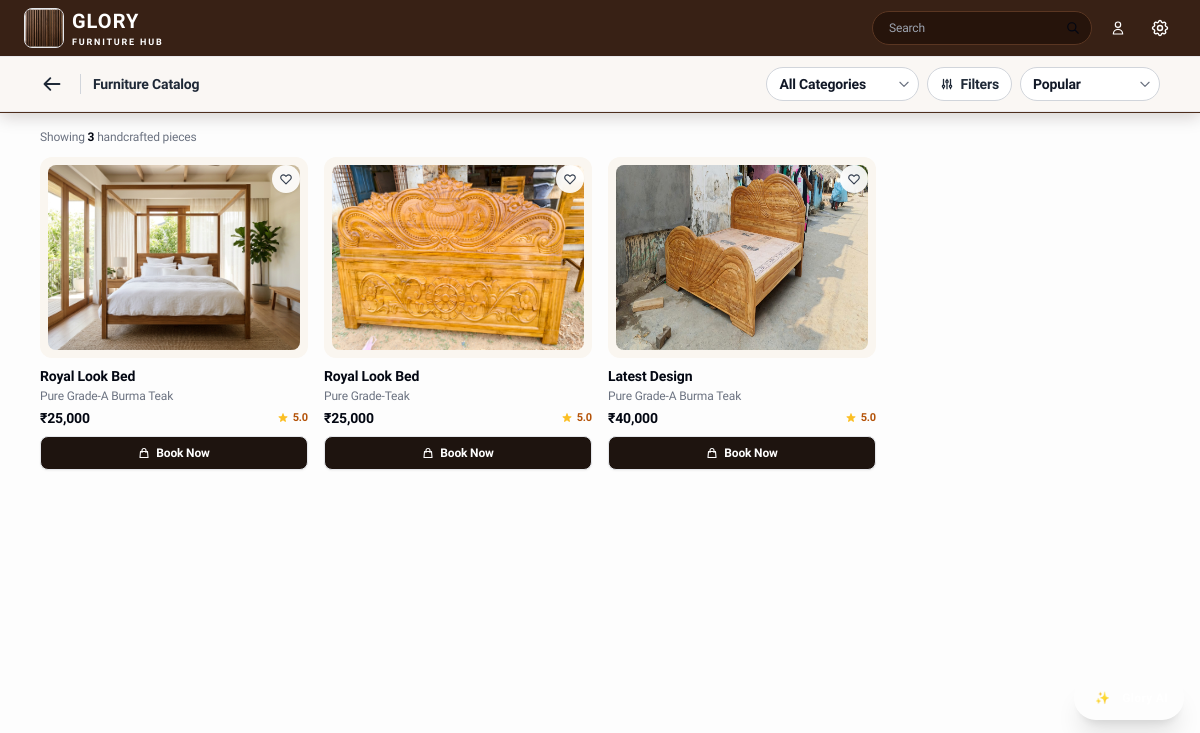
Page /catalog/ on the committed database.
### apps/store/models.py (models this page shows, shortened)
class Product(models.Model):
    STYLE_CHOICES = [
        ('Classic', 'Classic'),
        ('Modern Minimalist', 'Modern Minimalist'),
        ('Rustic', 'Rustic'),
        ('Traditional', 'Traditional'),
    ]
    name = models.CharField(max_length=250)
    slug = models.SlugField(max_length=250, unique=True, blank=True)
    category = models.ForeignKey(Category, on_delete=models.SET_NULL, null=True, blank=True, related_name='products')
    price = models.DecimalField(max_digits=12, decimal_places=2)
    in_stock = models.BooleanField(default=True)
    rating = models.DecimalField(max_digits=3, decimal_places=1, default=5.0)
    review_count = models.PositiveIntegerField(default=1)
    material = models.CharField(max_length=250, default='Solid Teak Wood')
    style = models.CharField(max_length=50, choices=STYLE_CHOICES, default='Classic')
    dimensions = models.CharField(max_length=250, default='Standard')
    lead_time = models.CharField(max_length=120, default='5 - 7 Days Delivery')
    installment_days = models.PositiveIntegerField(default=60, help_text="Total days for product completion and 3-installment payment schedule.")
    description = models.TextField(blank=True)
    finishes = models.JSONField(default=list, blank=True)
    size_variants = models.JSONField(default=list, blank=True)
    primary_image = models.CharField(max_length=500, default='')
    secondary_images = models.JSONField(default=list, blank=True)
    featured = models.BooleanField(default=False)
    new_arrival = models.BooleanField(default=False)
    created_at = models.DateTimeField(auto_now_add=True)
    class Meta:
        ordering = ['-featured', '-created_at']
    @property
    def formatted_price(self):
        val = int(self.price)
        s = str(val)
        if len(s) <= 3:
            return f"₹{s}"
        last3 = s[-3:]
        remaining = s[:-3]
        groups = []
        while len(remaining) > 2:
            groups.insert(0, remaining[-2:])
            remaining = remaining[:-2]
        if remaining:
            groups.insert(0, remaining)
        return f"₹{','.join(groups)},{last3}"

### apps/store/views.py (the view, shortened to what this page needs)
# urls.py: path('catalog/', views.catalog_view, name='catalog'),
def catalog_view(request):
    category_param = request.GET.get('category', 'All').strip()
    style_param = request.GET.get('style', 'All').strip()
    search_query = request.GET.get('search', '').strip()
    sort_by = request.GET.get('sort', 'popular').strip()
    max_price_param = request.GET.get('max_price')
    in_stock_only = request.GET.get('in_stock', 'false').lower() == 'true'
    products = Product.objects.all()
    if style_param and style_param != 'All':
        products = products.filter(style__iexact=style_param)
    max_price_val = 250000
    if in_stock_only:
        products = products.filter(in_stock=True)
    if sort_by in ['price_asc', 'price-low']:
        products = products.order_by('price')
    elif sort_by in ['price_desc', 'price-high']:
        products = products.order_by('-price')
    elif sort_by == 'rating':
        products = products.order_by('-rating')
    else: # popular / featured
        products = products.order_by('-featured', '-rating')
    categories = Category.objects.all().order_by('order', 'name')
    styles = ['All', 'Classic', 'Modern Minimalist', 'Rustic', 'Traditional']
    try:
        product_list = list(products)
        cat_list = list(categories)
        total_count = len(product_list)
    except Exception as e:
        import logging
        logging.getLogger(__name__).warning("Database query error in catalog_view: %s", e)
        product_list = []
        cat_list = []
        total_count = 0
    context = {
        'products': product_list,
        'categories': cat_list,
        'styles': styles,
        'selected_category': category_param,
        'selected_style': style_param,
        'search_query': search_query,
        'sort_by': sort_by,
        'max_price': max_price_val,
        'in_stock_only': in_stock_only,
        'total_count': total_count,
        'page_title': 'Furniture Catalog',
    }
    return render(request, 'store/catalog.html', context)

### templates/store/catalog.html (shortened to what this page needs)
{% extends 'base.html' %}
{% load static %}
{% block back_bar %}
<div class="w-full bg-[#FAF7F4] border-t border-b border-gray-200/80 px-4 sm:px-6 lg:px-10 py-2 sm:py-2.5 flex items-center justify-between shadow-2xs relative z-20 font-sans">
  <div class="flex items-center gap-3 flex-shrink-0">
    <button onclick="window.history.length > 1 ? window.history.back() : window.location.href='{% url 'home' %}';" class="p-1.5 -ml-1 rounded-full hover:bg-gray-200 text-gray-800 hover:text-gray-950 transition-colors active-tap flex items-center justify-center flex-shrink-0 cursor-pointer" aria-label="Go back" title="Go back">
      <svg class="w-5 h-5 stroke-[2.2]" fill="none" stroke="currentColor" viewBox="0 0 24 24"><path stroke-linecap="round" stroke-linejoin="round" stroke-width="2.2" d="M10 19l-7-7m0 0l7-7m-7 7h18"/></svg>
    </button>
    <span class="text-xs sm:text-sm font-bold text-gray-800 border-l border-gray-300 pl-3 leading-none">
      Furniture Catalog
    </span>
  </div>
  <div class="flex items-center gap-1.5 sm:gap-2 flex-shrink-0">
    <div class="relative">
      <select
        id="catalog-category-select"
        onchange="applyFilter('category', this.value)"
        class="appearance-none bg-white border border-gray-300 hover:border-gray-400 text-gray-900 text-xs sm:text-sm font-semibold rounded-full pl-3 pr-7 py-1.5 focus:outline-none focus:ring-2 focus:ring-gray-950 shadow-2xs cursor-pointer max-w-[125px] sm:max-w-[165px] truncate"
        aria-label="Filter by Category"
      >
        <option value="All" {% if selected_category == 'All' %}selected{% endif %}>All Categories</option>
      </select>
    </div>
    <div class="relative" id="filter-popover-container">
      <button
        type="button"
        onclick="toggleFilterPopover()"
        id="filter-popover-btn"
        class="inline-flex items-center gap-1.5 px-2.5 sm:px-3 py-1.5 rounded-full border text-xs sm:text-sm font-semibold transition-all cursor-pointer active-tap {% if selected_style != 'All' or max_price < 250000 or in_stock_only %}bg-gray-950 text-white border-gray-950 shadow-xs{% else %}bg-white hover:bg-gray-50 text-gray-800 border-gray-300 shadow-2xs{% endif %}"
        aria-label="Filter products"
      >
        <svg class="w-3.5 h-3.5 stroke-[2.2]" fill="none" stroke="currentColor" viewBox="0 0 24 24"><path stroke-linecap="round" stroke-linejoin="round" stroke-width="2.2" d="M12 6V4m0 2a2 2 0 100 4m0-4a2 2 0 110 4m-6 8a2 2 0 100-4m0 4a2 2 0 110-4m0 4v2m0-6V4m6 6v10m6-2a2 2 0 100-4m0 4a2 2 0 110-4m0 4v2m0-6V4"/></svg>
        <span>Filters</span>
      </button>
    </div>
    <div class="relative">
      <select
        id="catalog-sort-select"
        onchange="applyFilter('sort', this.value)"
        class="appearance-none bg-white border border-gray-300 hover:border-gray-400 text-gray-900 text-xs sm:text-sm font-semibold rounded-full pl-3 pr-7 py-1.5 focus:outline-none focus:ring-2 focus:ring-gray-950 shadow-2xs cursor-pointer max-w-[105px] sm:max-w-[140px]"
        aria-label="Sort products"
      >
        <option value="popular" {% if sort_by == 'popular' %}selected{% endif %}>Popular</option>
      </select>
    </div>
  </div>
</div>
{% endblock %}
{% block content %}
<div class="w-full px-4 sm:px-6 lg:px-10 pt-4 pb-16 font-sans">
  <div class="mb-3 flex items-center justify-between text-xs text-gray-500">
    <div>
      Showing <strong class="text-gray-950 font-bold">{{ total_count }}</strong> handcrafted pieces {% if selected_category and selected_category != 'All' %}in {{ selected_category }}{% endif %}
    </div>
  </div>
  {% if products %}
  <div class="grid grid-cols-2 sm:grid-cols-3 md:grid-cols-4 lg:grid-cols-4 xl:grid-cols-5 gap-3 sm:gap-4">
    {% for product in products %}
    <div
      onclick="window.location.href='{% url 'product_detail' pk=product.pk %}';"
      class="bg-transparent cursor-pointer group flex flex-col justify-between"
    >
      <div>
        <div class="relative aspect-[4/3] rounded-xl overflow-hidden bg-[#FAF6F0] mb-2 shadow-2xs product-image-container flex items-center justify-center p-2">
          <img
            src="{{ product.primary_image }}"
            alt="{{ product.name }}"
            loading="lazy"
            class="w-full h-full object-contain object-center group-hover:scale-105 transition-transform duration-500 rounded-lg"
          />
          <button
            data-wishlist-id="{{ product.id }}"
            onclick="event.stopPropagation(); toggleWishlist({{ product.id }});"
            class="absolute top-2 right-2 w-7 h-7 rounded-full bg-white/90 backdrop-blur-sm flex items-center justify-center text-gray-800 shadow-sm active-tap hover:bg-white transition-all cursor-pointer"
            title="Save to Wishlist"
          >
            <svg class="w-3.5 h-3.5 {% if product.id in WISHLIST_IDS %}fill-red-600 text-red-600{% else %}text-gray-700 fill-none{% endif %}" fill="none" stroke="currentColor" viewBox="0 0 24 24"><path stroke-linecap="round" stroke-linejoin="round" stroke-width="2" d="M4.318 6.318a4.5 4.5 0 000 6.364L12 20.364l7.682-7.682a4.5 4.5 0 00-6.364-6.364L12 7.636l-1.318-1.318a4.5 4.5 0 00-6.364 0z"/></svg>
          </button>
        </div>
        <h4 class="font-sans font-bold text-xs sm:text-sm text-gray-950 line-clamp-1 group-hover:text-[#5C3D2E] transition-colors">
          {{ product.name }}
        </h4>
        <p class="text-[10px] sm:text-xs text-gray-500 line-clamp-1 mt-0.5">{{ product.material }}</p>
        <div class="flex items-center justify-between mt-1 mb-2">
          <span class="font-sans font-bold text-xs sm:text-sm text-gray-950">{{ product.formatted_price }}</span>
          <div class="flex items-center gap-1 text-[11px] text-amber-700 font-semibold">
            <span>{{ product.rating }}</span>
          </div>
        </div>
      </div>
      <button
        type="button"
        onclick="event.stopPropagation(); window.location.href='{% url 'booking_summary' %}?product={{ product.id }}';"
        class="w-full py-2 bg-[#1E140F] hover:bg-black text-white text-[11px] sm:text-xs font-black rounded-lg active-tap flex items-center justify-center gap-1.5 shadow-sm transition-all cursor-pointer border border-[#1E140F]"
        style="background-color: #1E140F !important; color: #FFFFFF !important;"
      >
        <svg class="w-3 h-3 text-[#E0B058]" fill="none" stroke="currentColor" viewBox="0 0 24 24"><path stroke-linecap="round" stroke-linejoin="round" stroke-width="2.2" d="M16 11V7a4 4 0 00-8 0v4M5 9h14l1 12H4L5 9z"/></svg>
        <span style="color: #FFFFFF !important; font-weight: 800;">Book Now</span>
      </button>
    </div>
    {% endfor %}
  </div>
  {% endif %}
</div>
{% endblock %}

### templates/base.html (shortened to what this page needs)
{% load static %}
<!DOCTYPE html>
<html lang="en">
<head>
  <link rel="stylesheet" href="{% static 'css/glory.css' %}" />
</head>
<body class="bg-[#FDFDFD] text-gray-900 antialiased selection:bg-gray-900 selection:text-white flex flex-col min-h-screen overflow-x-hidden font-sans">
  <header class="glory-navbar w-full font-sans {% if is_home_page %}glory-navbar-home{% endif %}" {% if not is_home_page %}style="background-color: #382115 !important; border-bottom: 1.5px solid #4E2E1D !important;"{% endif %}>
    <div class="glory-container-90 px-2 sm:px-0">
      <div class="flex items-center justify-between h-14 sm:h-16 gap-4">
        <div class="flex items-center gap-2 sm:gap-3">
          <a href="{% url 'home' %}" class="flex items-center gap-2 cursor-pointer select-none group">
            {% if is_home_page %}
            <span class="font-sans font-black text-xl sm:text-2xl text-[#1A1816] tracking-wider leading-none">
              AURA
            </span>
            {% else %}
            <div class="w-9 h-9 sm:w-10 sm:h-10 rounded-lg overflow-hidden flex-shrink-0 border border-[#7A533E] group-hover:opacity-95 transition-opacity">
              <img src="{% static 'images/logo_wood.jpg' %}" alt="Glory Furniture" class="w-full h-full object-cover" />
            </div>
            <div class="flex flex-col">
              <span class="font-sans font-black text-lg sm:text-xl text-white tracking-wider leading-none">
                GLORY
              </span>
              <span class="text-[8px] sm:text-[9px] font-bold tracking-[0.2em] text-[#F3D19C] uppercase mt-0.5 leading-tight">
                FURNITURE HUB
              </span>
            </div>
            {% endif %}
          </a>
        </div>
        <div class="flex items-center gap-2 sm:gap-3 flex-shrink-0">
          <form action="{% url 'catalog' %}" method="GET" class="hidden sm:flex items-center rounded-full pl-4 pr-1.5 py-1 {% if is_home_page %}bg-[#F5F2ED] border border-[#E2DBD1] text-gray-900{% else %}glory-search-input{% endif %} transition-all w-44 md:w-52">
            <input
              type="text"
              name="search"
              placeholder="Search"
              value="{{ search_query|default:'' }}"
              class="w-full text-xs {% if is_home_page %}text-gray-900 placeholder:text-gray-400{% else %}text-white placeholder:text-amber-100/70{% endif %} focus:outline-none bg-transparent"
            />
            <button type="submit" class="w-6 h-6 rounded-full {% if is_home_page %}bg-transparent text-gray-600 hover:text-black{% else %}bg-[#C9963F] hover:bg-[#D4A556] text-gray-950{% endif %} flex items-center justify-center transition-colors flex-shrink-0 ml-1 active-tap cursor-pointer" title="Search">
              <svg class="w-3.5 h-3.5" fill="none" stroke="currentColor" viewBox="0 0 24 24"><path stroke-linecap="round" stroke-linejoin="round" stroke-width="2" d="M21 21l-6-6m2-5a7 7 0 11-14 0 7 7 0 0114 0z"/></svg>
            </button>
          </form>
          <a href="{% url 'profile' %}" class="p-1.5 rounded-full {% if is_home_page %}hover:bg-gray-100 text-gray-800{% else %}hover:bg-black/15 text-white{% endif %} transition-colors active-tap cursor-pointer" title="Account Profile" aria-label="Open profile page">
            <svg class="w-4 h-4 stroke-[1.8]" fill="none" stroke="currentColor" viewBox="0 0 24 24"><path stroke-linecap="round" stroke-linejoin="round" stroke-width="1.8" d="M16 7a4 4 0 11-8 0 4 4 0 018 0zM12 14a7 7 0 00-7 7h14a7 7 0 00-7-7z"/></svg>
          </a>
          <div class="relative" id="settings-dropdown-wrapper">
            <button
              id="settings-menu-btn"
              type="button"
              onclick="toggleSettingsDropdown(event)"
              class="p-1.5 rounded-full {% if is_home_page %}hover:bg-gray-100 text-gray-800{% else %}hover:bg-black/15 text-white{% endif %} transition-colors active-tap cursor-pointer relative flex items-center justify-center"
              title="Settings"
              aria-label="Open settings menu"
              aria-expanded="false"
            >
            </button>
          </div>
        </div>
      </div>
    </div>
    {% block back_bar %}{% endblock %}
  </header>
  <main class="flex-1 w-full">
    {% block content %}{% endblock %}
  </main>
  <button id="ai-fab-btn" class="fixed bottom-20 sm:bottom-8 right-4 sm:right-8 z-40 flex items-center gap-2 px-3.5 py-2.5 sm:px-4 sm:py-3 rounded-full bg-gradient-to-r from-[#5C3D2E] to-[#8B5A2B] text-white shadow-xl hover:shadow-2xl hover:scale-105 active:scale-95 transition-all cursor-pointer font-sans" title="Glory AI Wood Assistant">
    <div class="w-6 h-6 rounded-full bg-white/20 flex items-center justify-center font-bold text-xs">
      ✨
    </div>
    <span class="text-xs font-bold tracking-wide">Glory AI</span>
  </button>
</body>
</html>

### rows in the picture
Product: primary_image (picture), name "Royal Look Bed", material "Pure Grade-A Burma Teak", formatted_price "₹25,000", rating "5.0"
Product: primary_image (picture), name "Royal Look Bed", material "Pure Grade-Teak", formatted_price "₹25,000", rating "5.0"
Product: primary_image (picture), name "Latest Design", material "Pure Grade-A Burma Teak", formatted_price "₹40,000", rating "5.0"

### other values in the picture
{{ total_count }} "3"
